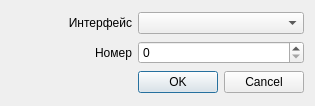
<?xml version="1.0" encoding="UTF-8"?>
<ui version="4.0">
 <class>InterfaceDialog</class>
 <widget class="QDialog" name="InterfaceDialog">
  <property name="geometry">
   <rect>
    <x>0</x>
    <y>0</y>
    <width>315</width>
    <height>106</height>
   </rect>
  </property>
  <property name="windowTitle">
   <string>Сообщение ECMP</string>
  </property>
  <layout class="QGridLayout" name="gridLayout">
   <item row="0" column="0">
    <widget class="QLabel" name="label">
     <property name="sizePolicy">
      <sizepolicy hsizetype="Expanding" vsizetype="Preferred">
       <horstretch>0</horstretch>
       <verstretch>0</verstretch>
      </sizepolicy>
     </property>
     <property name="text">
      <string>Интерфейс</string>
     </property>
     <property name="alignment">
      <set>Qt::AlignRight|Qt::AlignTrailing|Qt::AlignVCenter</set>
     </property>
    </widget>
   </item>
   <item row="1" column="0">
    <widget class="QLabel" name="label">
     <property name="sizePolicy">
      <sizepolicy hsizetype="Expanding" vsizetype="Preferred">
       <horstretch>0</horstretch>
       <verstretch>0</verstretch>
      </sizepolicy>
     </property>
     <property name="text">
      <string>Номер</string>
     </property>
     <property name="alignment">
      <set>Qt::AlignRight|Qt::AlignTrailing|Qt::AlignVCenter</set>
     </property>
    </widget>
   </item>
   <item row="0" column="1">
    <widget class="QComboBox" name="ifaceCombo"/>
   </item>
   <item row="1" column="1">
    <widget class="QSpinBox" name="sequenceInput">
     <property name="maximum">
      <number>65535</number>
     </property>
    </widget>
   </item>
   <item row="2" column="1">
    <widget class="QDialogButtonBox" name="buttonBox">
     <property name="orientation">
      <enum>Qt::Horizontal</enum>
     </property>
     <property name="standardButtons">
      <set>QDialogButtonBox::Cancel|QDialogButtonBox::Ok</set>
     </property>
    </widget>
   </item>
  </layout>
 </widget>
 <resources/>
 <connections>
  <connection>
   <sender>buttonBox</sender>
   <signal>accepted()</signal>
   <receiver>InterfaceDialog</receiver>
   <slot>accept()</slot>
   <hints>
    <hint type="sourcelabel">
     <x>248</x>
     <y>254</y>
    </hint>
    <hint type="destinationlabel">
     <x>157</x>
     <y>274</y>
    </hint>
   </hints>
  </connection>
  <connection>
   <sender>buttonBox</sender>
   <signal>rejected()</signal>
   <receiver>InterfaceDialog</receiver>
   <slot>reject()</slot>
   <hints>
    <hint type="sourcelabel">
     <x>316</x>
     <y>260</y>
    </hint>
    <hint type="destinationlabel">
     <x>286</x>
     <y>274</y>
    </hint>
   </hints>
  </connection>
 </connections>
</ui>
